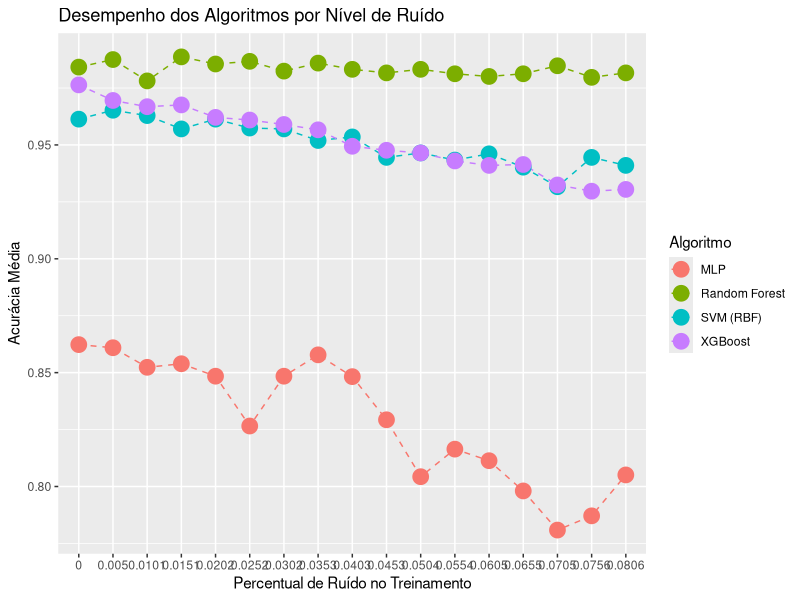
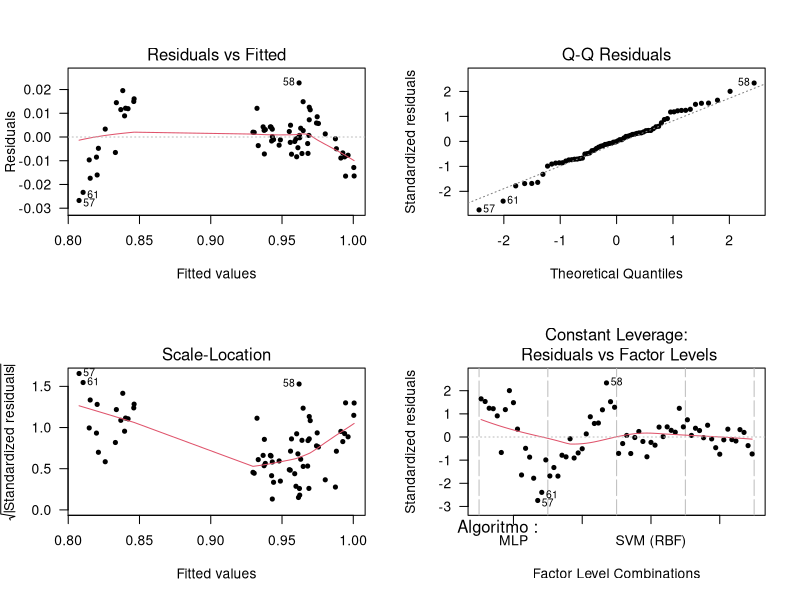
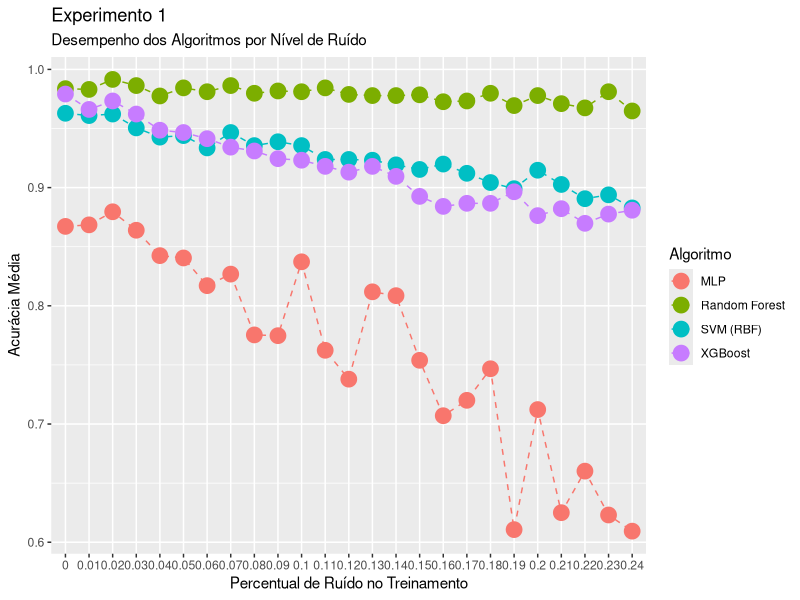
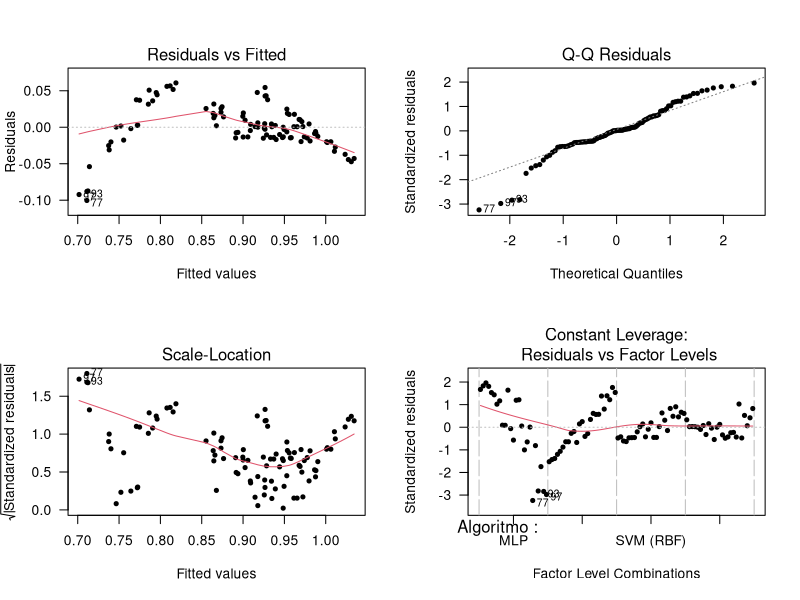
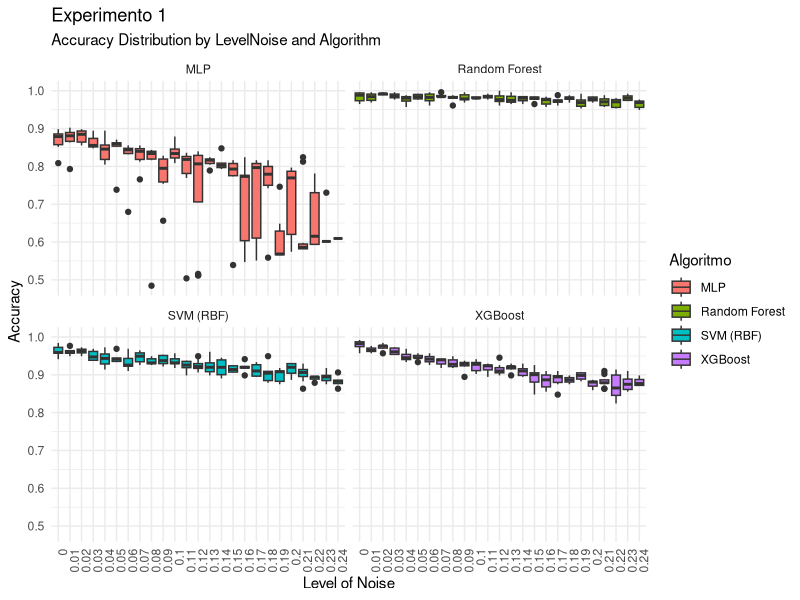
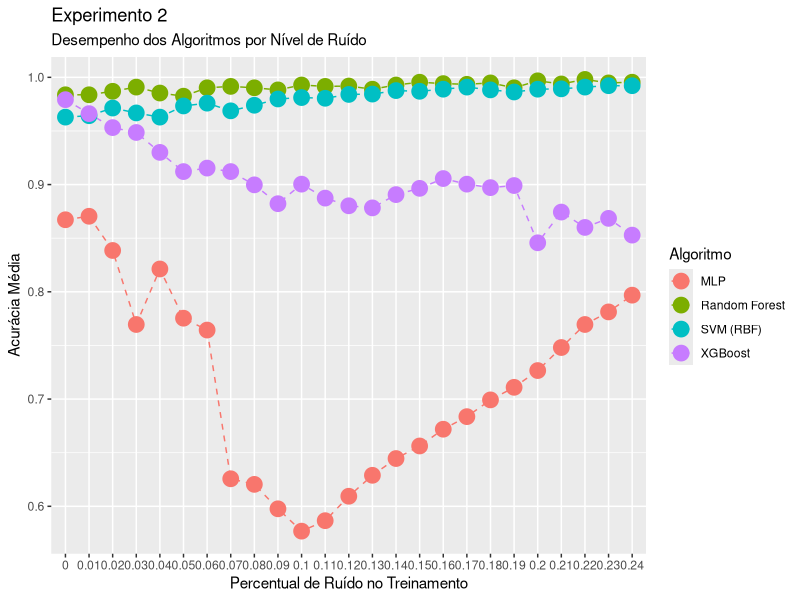
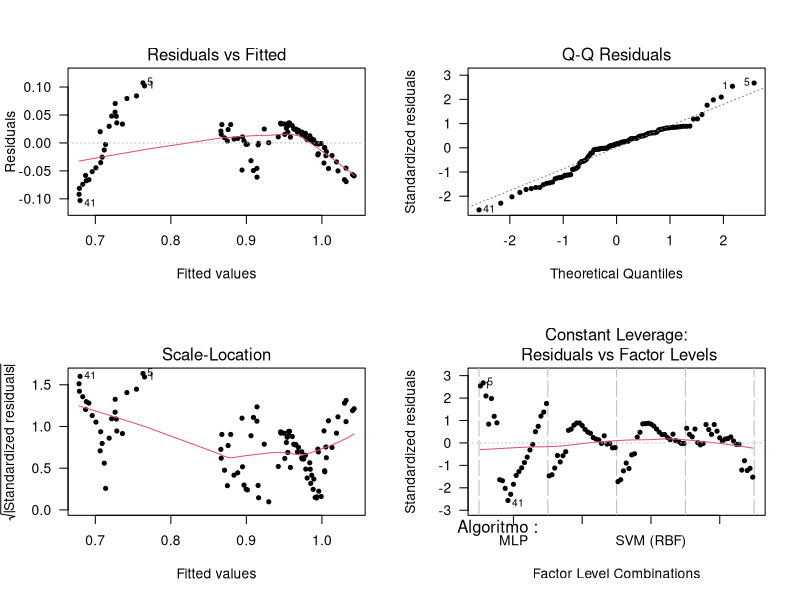
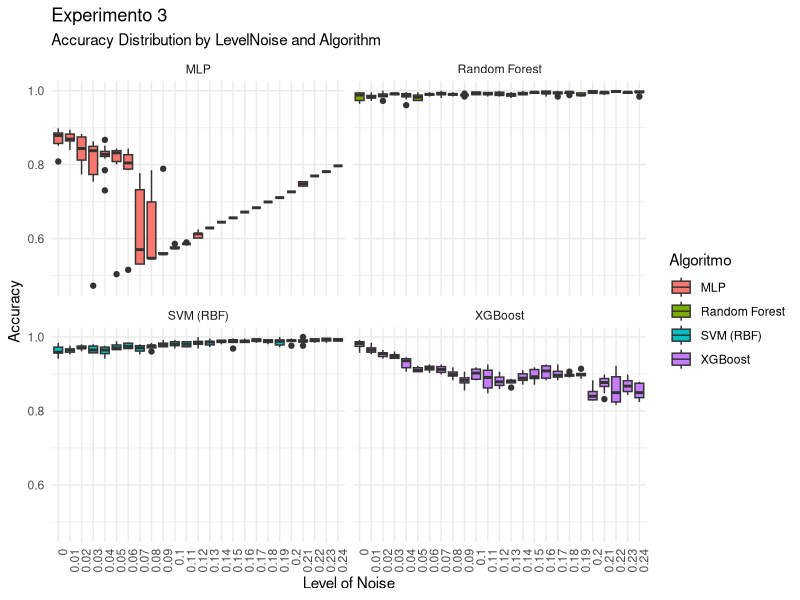

The R script that drew these images, in order:
# Carregar bibliotecas necessárias
library(dplyr)
library(readr)
library(stringr)
library(ggplot2)

# Load data
file <- read.csv("resultados/pilotos/estudo_piloto_3.csv",
                     header=TRUE)
data <- file %>%rename(Algoritmo = Classifier,
                       X = X,
                       acuracia = Accuracy,
                       percentualRuidoTreinamento = `Noise.Level`)
head(data)

# Gráfico ##################################################
# Transformar Percentual de Ruído em fator
data$percentualRuidoTreinamento <- as.factor(data$percentualRuidoTreinamento)

# Agregar os dados: média da acurácia por algoritmo e nível de ruído
aggdata <- aggregate(x = data$acuracia, 
                     by = list(Algoritmo = data$Algoritmo, 
                               percentualRuidoTreinamento = data$percentualRuidoTreinamento), 
                     FUN = mean)

# Rename columns
names(aggdata) <- c("Algoritmo", 
                    "PercentualRuidoTreinamento",
                    "Acuracia_Media")

# Coerce categorical variables to factors
for (i in 1:2){
  aggdata[, i] <- as.factor(aggdata[, i])
}

#pdf("./figs/ggplot_piloto.pdf", width = 5, height = 5) # <-- uncomment to save plot

# Gráfico de linhas para visualizar o impacto do ruído na acurácia
p <- ggplot(aggdata, aes(x = PercentualRuidoTreinamento, 
                         y = Acuracia_Media, 
                         group = Algoritmo, 
                         colour = Algoritmo))
p <- p + geom_line(linetype=2) + geom_point(size=5)
p <- p + labs(title = "Desempenho dos Algoritmos por Nível de Ruído",
         x = "Percentual de Ruído no Treinamento",
         y = "Acurácia Média")
print(p)

# Calculo dos blocos  ####################
d = 0.5        # Mínima diferença de importância prática (padronizada)
alpha <- 0.05  # Nível de significância
p <- 1 - alpha # Nível de confiança

n <- 2
power <- 0
while (power < 0.8)
{
  df <- n - 1         # n - 1 graus de liberdade
  ncp <- d * sqrt(n)  # Non-centrality parameter
  
  power <- pt(qt(p,df), df, ncp=ncp, lower.tail=FALSE)
  n <- n + 1
}
n
power

# Calculo das repeticoes  ####################
alpha <- 0.05 # nível de significância
d <- 0.5
a <- length(unique(aggdata$Algoritmo))  # Número de algoritmos
n_max <- 1000 # Número máximo de epetições por instância

# Dataframe para armazenar os resultados
# Criar dataframe para armazenar os resultados
repeticoes <- data.frame(
  Algoritmo = character(),
  Repeticoes = integer(),
  Poder = numeric()
)

for (ruido in unique(aggdata$PercentualRuidoTreinamento)) {
  # Calcula n para cada instância para atingir poder >= 0.8
  n <- 2
  power <- 0
  
  # Obter desvio padrão da acurácia média nos algoritmos para esse nível de ruído
  sd <- sd(aggdata$Acuracia_Media[aggdata$PercentualRuidoTreinamento == ruido])
  
  while (power < 0.8)
  {
    df1 <- a - 1 # Graus de liberdade do numerador
    df2 <- a * (n - 1) # Graus de liberdade do denominador
    
    # Calcular a média da acurácia para cada algoritmo no nível de ruído atual
    mu_rf  <- aggdata$Acuracia_Media[aggdata$PercentualRuidoTreinamento == ruido & aggdata$Algoritmo == "Random Forest"]
    mu_svm <- aggdata$Acuracia_Media[aggdata$PercentualRuidoTreinamento == ruido & aggdata$Algoritmo == "SVM (RBF)"]
    mu_xgb <- aggdata$Acuracia_Media[aggdata$PercentualRuidoTreinamento == ruido & aggdata$Algoritmo == "XGBoost"]
    mu_mlp <- aggdata$Acuracia_Media[aggdata$PercentualRuidoTreinamento == ruido & aggdata$Algoritmo == "MLP"]
    
    # Média global considerando os quatro classificadores
    mu <- mean(c(mu_rf, mu_svm, mu_xgb, mu_mlp))
    
    # Calcula o NCP
    ncp <- (n*((mu_rf - mu)^2 + (mu_svm - mu)^2 + (mu_xgb - mu)^2 + (mu_mlp - mu)^2)) / (sd^2)
    
    F.crit <- qf(alpha, df1, df2, lower.tail = FALSE)
    
    power <- pf(F.crit, df1, df2, ncp, lower.tail = FALSE)

    if (n >= n_max) {
      break
    } else {
      n = n + 1
    }

  }
  
  # Armazenar resultados
  repeticoes <- rbind(repeticoes, 
                      data.frame(PercentualRuidoTreinamento = ruido, 
                                 Repeticoes = n, 
                                 Poder = power))
  # Salvar resultados em um arquivo CSV
  write.csv(repeticoes, "repeticoes.csv", row.names = FALSE)
  
}

# Análise Estatística ######################################
model <- aov(Acuracia_Media ~ Algoritmo + PercentualRuidoTreinamento, data = aggdata)
summary(model)
par(mfrow = c(2, 2))
plot(model, pch = 20, las = 1)

shapiro.test(model$residuals)

fligner.test(acuracia ~ interaction(Algoritmo,percentualRuidoTreinamento), 
             data = data)



# Experimento 1 ###########################
file <- read.csv("resultados/experimento/resultadosExperimento1.csv",
                 header=TRUE)
data <- file %>%rename(Algoritmo = Classifier,
                       X = X,
                       acuracia = Accuracy,
                       percentualRuidoTreinamento = `Noise.Level`)
head(data)
data$percentualRuidoTreinamento <- round(data$percentualRuidoTreinamento,2)
data$percentualRuidoTreinamento <- as.factor(data$percentualRuidoTreinamento)
unique(data$percentualRuidoTreinamento)
# Agregar os dados: média da acurácia por algoritmo e nível de ruído
aggdata <- aggregate(x = data$acuracia, 
                     by = list(Algoritmo = data$Algoritmo, 
                               percentualRuidoTreinamento = data$percentualRuidoTreinamento), 
                     FUN = mean)

# Rename columns
names(aggdata) <- c("Algoritmo", 
                    "PercentualRuidoTreinamento",
                    "Acuracia_Media")
# Coerce categorical variables to factors
for (i in 1:2){
  aggdata[, i] <- as.factor(aggdata[, i])
}


#pdf("./figs/ggplot_piloto.pdf", width = 5, height = 5) # <-- uncomment to save plot

# Gráfico de linhas para visualizar o impacto do ruído na acurácia
p <- ggplot(aggdata, aes(x = PercentualRuidoTreinamento, 
                         y = Acuracia_Media, 
                         group = Algoritmo, 
                         colour = Algoritmo))
p <- p + geom_line(linetype=2) + geom_point(size=5)
p + labs( subtitle = "Desempenho dos Algoritmos por Nível de Ruído",
          title = "Experimento 1",
         x = "Percentual de Ruído no Treinamento",
         y = "Acurácia Média")

## Experimento 1 - Analise estatistica ####

model <- aov(Acuracia_Media ~ Algoritmo + PercentualRuidoTreinamento, data = aggdata)
summary(model)
par(mfrow = c(2, 2))
plot(model, pch = 20, las = 1)

shapiro.test(model$residuals)

fligner.test(acuracia ~ interaction(Algoritmo,percentualRuidoTreinamento), 
             data = data)
par(mfrow = c(1,1))
ggplot(data, aes(x = factor(percentualRuidoTreinamento), y = acuracia, fill = Algoritmo)) +
  geom_boxplot() +
  facet_wrap(~ Algoritmo) +
  theme_minimal() +
  labs(title = "Experimento 1",
       subtitle = "Accuracy Distribution by LevelNoise and Algorithm",
       x = "Level of Noise", y = "Accuracy") +
  theme(axis.text.x = element_text(angle = 90, hjust = 1))


# Experimento 2 ###########################
file <- read.csv("resultados/experimento/resultadosExperimento2.csv",
                 header=TRUE)
data <- file %>%rename(Algoritmo = Classifier,
                       X = X,
                       acuracia = Accuracy,
                       percentualRuidoTreinamento = `Noise.Level`)
head(data)
data$percentualRuidoTreinamento <- round(data$percentualRuidoTreinamento,2)
data$percentualRuidoTreinamento <- as.factor(data$percentualRuidoTreinamento)
unique(data$percentualRuidoTreinamento)
# Agregar os dados: média da acurácia por algoritmo e nível de ruído
aggdata <- aggregate(x = data$acuracia, 
                     by = list(Algoritmo = data$Algoritmo, 
                               percentualRuidoTreinamento = data$percentualRuidoTreinamento), 
                     FUN = mean)

# Rename columns
names(aggdata) <- c("Algoritmo", 
                    "PercentualRuidoTreinamento",
                    "Acuracia_Media")
# Coerce categorical variables to factors
for (i in 1:2){
  aggdata[, i] <- as.factor(aggdata[, i])
}


#pdf("./figs/ggplot_piloto.pdf", width = 5, height = 5) # <-- uncomment to save plot

# Gráfico de linhas para visualizar o impacto do ruído na acurácia
p <- ggplot(aggdata, aes(x = PercentualRuidoTreinamento, 
                         y = Acuracia_Media, 
                         group = Algoritmo, 
                         colour = Algoritmo))
p <- p + geom_line(linetype=2) + geom_point(size=5)
p + labs( subtitle= "Desempenho dos Algoritmos por Nível de Ruído",
          title= "Experimento 2",
         x = "Percentual de Ruído no Treinamento",
         y = "Acurácia Média")

## Experimento 2 - Analise estatistica ####

model <- aov(Acuracia_Media ~ Algoritmo + PercentualRuidoTreinamento, data = aggdata)
summary(model)
par(mfrow = c(2, 2))
plot(model, pch = 20, las = 1)

shapiro.test(model$residuals)

fligner.test(acuracia ~ interaction(Algoritmo,percentualRuidoTreinamento), 
             data = data)
par(mfrow = c(1,1))
ggplot(data, aes(x = factor(percentualRuidoTreinamento), y = acuracia, fill = Algoritmo)) +
  geom_boxplot() +
  facet_wrap(~ Algoritmo) +
  theme_minimal() +
  labs(title="Experimento 3",
       subtitle = "Accuracy Distribution by LevelNoise and Algorithm",
       x = "Level of Noise", y = "Accuracy") +
  theme(axis.text.x = element_text(angle = 90, hjust = 1))

# Experimento 3 ###########################
file <- read.csv("resultados/experimento/resultadosExperimento3.csv",
                 header=TRUE)
data <- file %>%rename(Algoritmo = Classifier,
                       X = X,
                       acuracia = Accuracy,
                       percentualRuidoTreinamento = `Noise.Level`)
head(data)
data$percentualRuidoTreinamento <- round(data$percentualRuidoTreinamento,2)
data$percentualRuidoTreinamento <- as.factor(data$percentualRuidoTreinamento)
unique(data$percentualRuidoTreinamento)
# Agregar os dados: média da acurácia por algoritmo e nível de ruído
aggdata <- aggregate(x = data$acuracia, 
                     by = list(Algoritmo = data$Algoritmo, 
                               percentualRuidoTreinamento = data$percentualRuidoTreinamento), 
                     FUN = mean)

# Rename columns
names(aggdata) <- c("Algoritmo", 
                    "PercentualRuidoTreinamento",
                    "Acuracia_Media")
# Coerce categorical variables to factors
for (i in 1:2){
  aggdata[, i] <- as.factor(aggdata[, i])
}


#pdf("./figs/ggplot_piloto.pdf", width = 5, height = 5) # <-- uncomment to save plot

# Gráfico de linhas para visualizar o impacto do ruído na acurácia
p <- ggplot(aggdata, aes(x = PercentualRuidoTreinamento, 
                         y = Acuracia_Media, 
                         group = Algoritmo, 
                         colour = Algoritmo))
p <- p + geom_line(linetype=2) + geom_point(size=5)
p + labs( subtitle= "Desempenho dos Algoritmos por Nível de Ruído",
          title= "Experimento 3",
          x = "Percentual de Ruído no Treinamento",
          y = "Acurácia Média")

## Experimento 3 - Analise estatistica ####

model <- aov(Acuracia_Media ~ Algoritmo + PercentualRuidoTreinamento, data = aggdata)
summary(model)
par(mfrow = c(2, 2))
plot(model, pch = 20, las = 1)

shapiro.test(model$residuals)

fligner.test(acuracia ~ interaction(Algoritmo,percentualRuidoTreinamento), 
             data = data)
par(mfrow = c(1,1))
ggplot(data, aes(x = factor(percentualRuidoTreinamento), y = acuracia, fill = Algoritmo)) +
  geom_boxplot() +
  facet_wrap(~ Algoritmo) +
  theme_minimal() +
  labs(title="Experimento 3",
       subtitle = "Accuracy Distribution by LevelNoise and Algorithm",
       x = "Level of Noise", y = "Accuracy") +
  theme(axis.text.x = element_text(angle = 90, hjust = 1))
